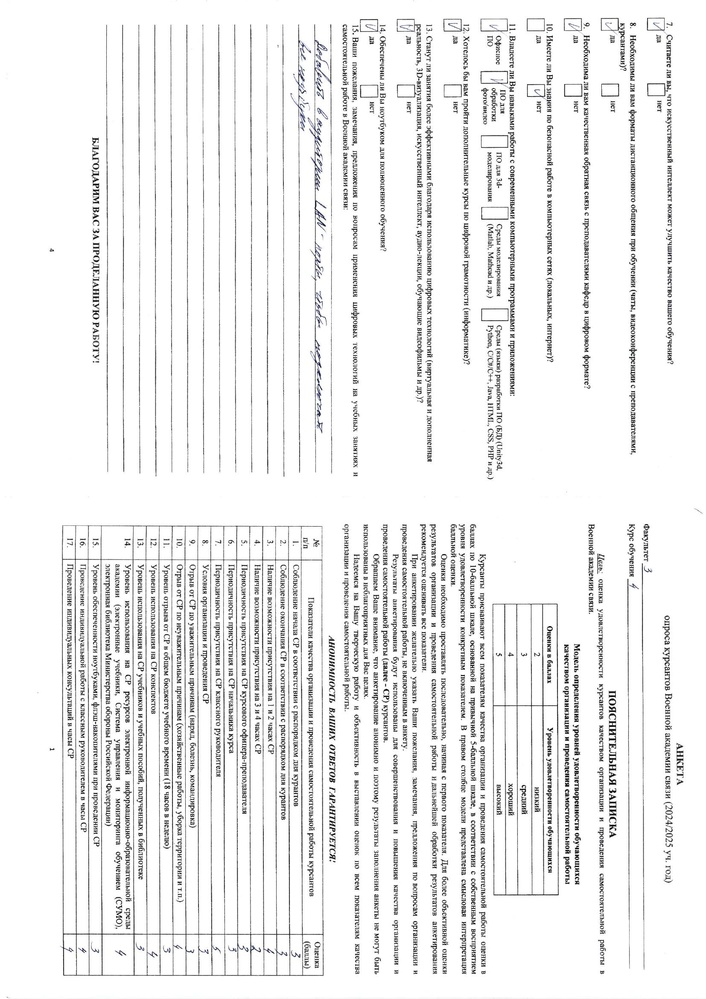
#> input picture pdf_to_txt/test_1.jpg, 706 x 999 px, shrunk from 1654 x 2339 before the run
$ python pdf_to_txt.py
#> lines starting #> are read from the running program, lines starting #| are printed output that depends on the picture; after the words box and inside, x2 and y2 are one past the last pixel; in counts of white or black regions, pixels touching at a corner belong together
from PIL import Image
import pytesseract

# Чтение и предварительная обработка изображения
image = Image.open('./test_1.jpg')
#> image is the input picture: PIL image 706x999 RGB; mean R, G, B 239, 239, 239
gray = image.convert('L')  # Преобразование в grayscale
threshold = 127
binary_image = gray.point(lambda x: 0 if x < threshold else 255, '1')
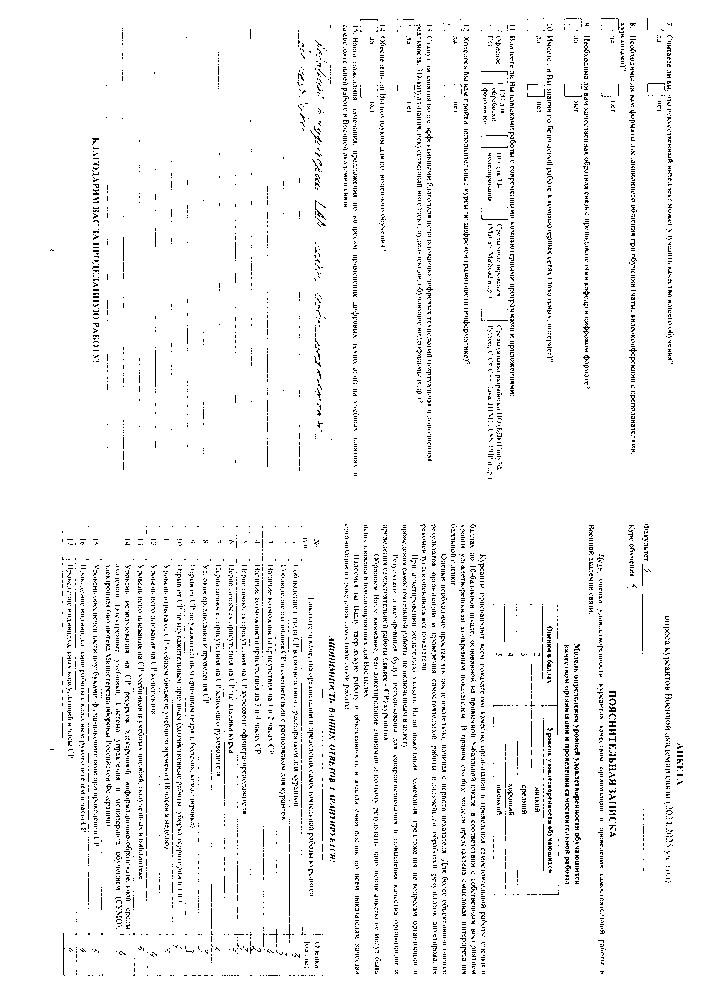
#> binary_image: PIL image 706x999 1; 95.7% white; black in thin lines or dots, all inside (x1, y1, x2, y2) = (50, 18, 683, 976)

# Извлечение текста с использованием pytesseract
# Установка пути к tesseract (если необходимо)
# Укажите путь к вашему tesseract.exe
pytesseract.pytesseract.tesseract_cmd = r'C:\Program Files\Tesseract-OCR\tesseract.exe'  # !!!!!!!!!!!!!!!!
lang = 'rus'  # Русский язык
#> (the run stopped early here; a loop or call above may not have finished)
